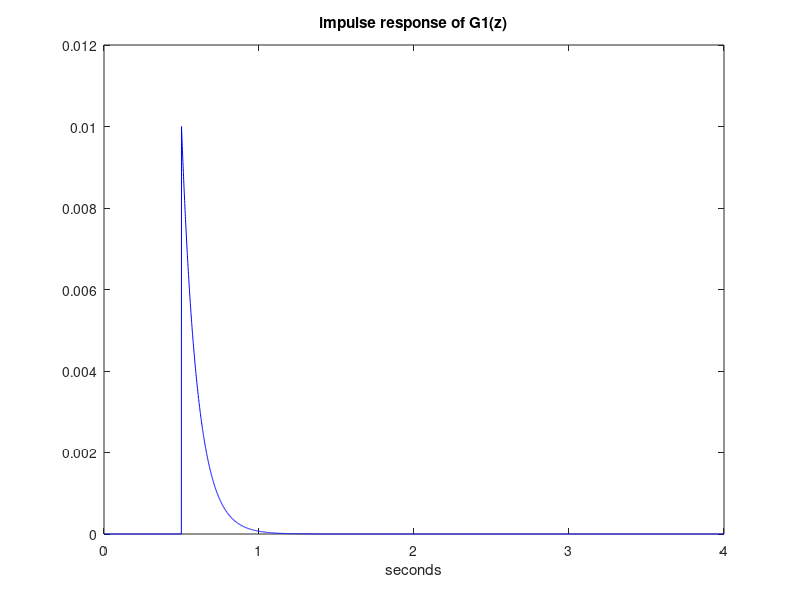

The MATLAB script that drew this image:
% Transfer function + delay, for study: impulse response
%case 1d
Td=0.5; %pure delay in seconds
% continuous time transfer function:
num1Ns=10; den1Ns=[1 10]; %G1(s)=10/(s+10)
fs=1000; %sampling frequency in Hz
Ts=1/fs; %sampling period in seconds
Nd=ceil(Td/Ts); %number of samples corresponding to the delay
%discrete transfer function (from the continuous cases)
[num1Nz,den1Nz]= impinvar(num1Ns,den1Ns,fs); %G1(z)
num1Nz=[zeros(1,Nd) num1Nz]; %adding delay to G1(z)

%impulse response
t=0:Ts:(4-Ts); %sampling times data set (4 seconds)
Ns=length(t); %number of samples
[h1Nz,t1]=impz(num1Nz,den1Nz,Ns); %G1(z) impulse response
plot(t,h1Nz,'b'); hold on;
title('impulse response of G1(z)');
xlabel('seconds')
axis([0 4 0 0.012]);
